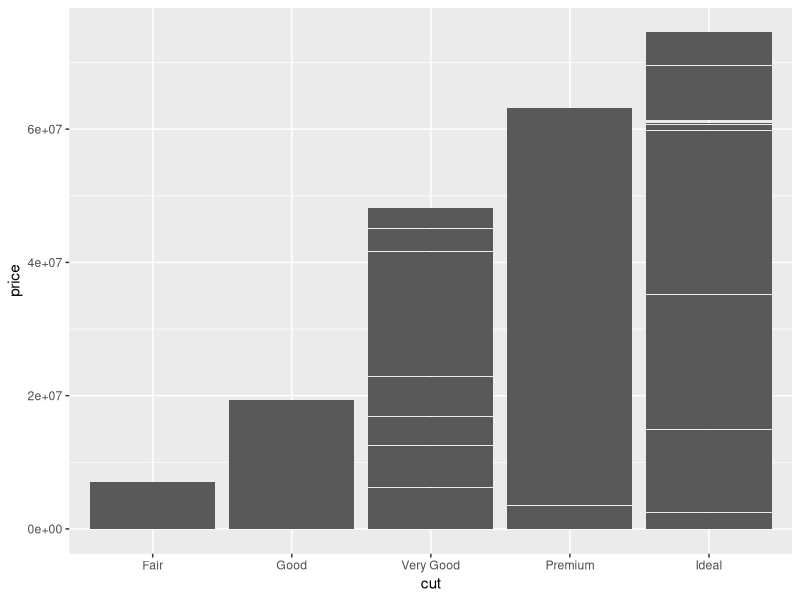

R code for this plot:
## ---- chunk 1
#load libraries
library(ggplot2)
## ---- chunk 2
head(diamonds)
## ---- chunk 3
ggplot(data = diamonds,
   aes(x = cut, y = price))+
geom_histogram( stat = "identity")
## ---- chunk 4
library(lubridate)
my_time <- now(tzone = "America/Vancouver")
my_time
